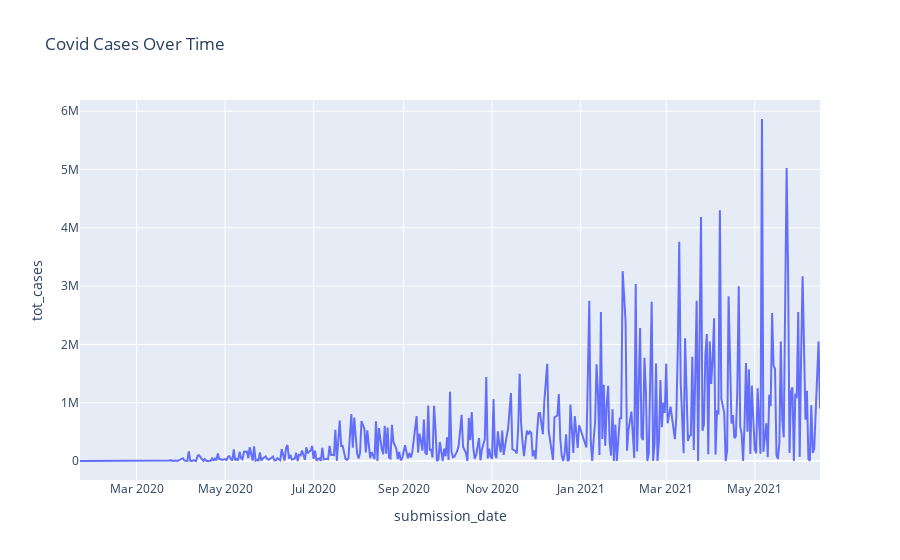

Here is the notebook cell this chart was saved with:
### Code cell
# Plot covid cases over time in the US
unique_days = data["submission_date"].unique()
unique_days_total_cases = []
for date in unique_days:
    total_day = data.loc[data["submission_date"] == date]
    avgsum = total_day['tot_cases'].sum()
    unique_days_total_cases.append(avgsum)

dataset = {
    'submission_date': pd.to_datetime(unique_days),
    'tot_cases': unique_days_total_cases}
df = pd.DataFrame(dataset)
sorted_cases_over_time = df.sort_values(by="submission_date")

fig = px.line(sorted_cases_over_time, x = 'submission_date', y = 'tot_cases', title='Covid Cases Over Time')
fig.show()

### Figure 1 — Plotly figure (JSON) as saved in the notebook; plotly's stock layout.template omitted (floating-point values rounded to 4 significant figures; data arrays with more than 128 entries replaced by an {"elided": "..."} marker saying what was removed)
{"data": [{"hovertemplate": "submission_date=%{x}<br>tot_cases=%{y}<extra></extra>", "legendgroup": "", "line": {"color": "#636efa", "dash": "solid"}, "mode": "lines", "name": "", "orientation": "v", "showlegend": false, "type": "scatter", "x": {"elided": "449 str values"}, "xaxis": "x", "y": {"elided": "449 int values"}, "yaxis": "y"}], "layout": {"legend": {"tracegroupgap": 0}, "title": {"text": "Covid Cases Over Time"}, "xaxis": {"anchor": "y", "domain": [0, 1], "title": {"text": "submission_date"}}, "yaxis": {"anchor": "x", "domain": [0, 1], "title": {"text": "tot_cases"}}}}
